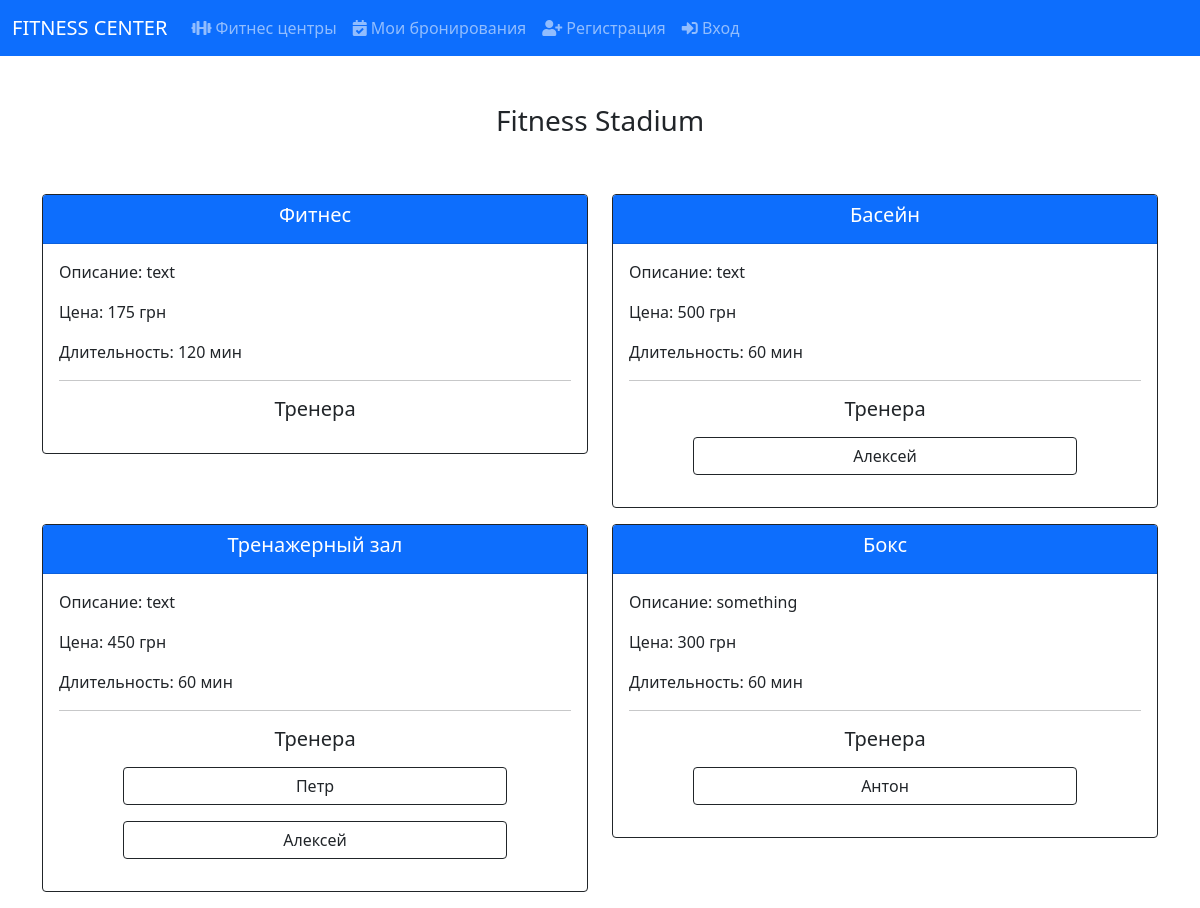
The app's page /fitness_center/1/services (signed in) with its own data.
### tables this page shows
CREATE TABLE fitness_centers (id INTEGER PRIMARY KEY AUTOINCREMENT UNIQUE NOT NULL, address TEXT NOT NULL, name TEXT NOT NULL UNIQUE, contacts TEXT NOT NULL);

CREATE TABLE services (id INTEGER PRIMARY KEY AUTOINCREMENT NOT NULL UNIQUE, name TEXT UNIQUE NOT NULL, duration INTEGER NOT NULL DEFAULT (0), description TEXT, price INTEGER NOT NULL, max_attendees INTEGER NOT NULL DEFAULT (1));

CREATE TABLE trainer_services (id INTEGER PRIMARY KEY AUTOINCREMENT NOT NULL UNIQUE, trainer_id INTEGER REFERENCES trainers (id) NOT NULL, service_id INTEGER REFERENCES services (id) NOT NULL, capacity INTEGER NOT NULL);

CREATE TABLE trainers (id INTEGER PRIMARY KEY AUTOINCREMENT UNIQUE NOT NULL, name TEXT NOT NULL, fitness_center_id INTEGER REFERENCES fitness_centers (id) NOT NULL, age INTEGER NOT NULL, gender TEXT NOT NULL);

### app.py (the view)
@app.get('/fitness_center/<int:fitness_center_id>/services')
@login_required
def get_services_page(fitness_center_id):
    user = session.get('user')
    trainer_services = {}
    with SQLiteDatabase('base.db') as db:
        services = db.select(table_name='services', method='fetchall',
                             conditions={'fitness_services.fitness_center_id': fitness_center_id},
                             columns=['services.id AS service_id', 'services.name AS service_name',
                                      'services.price', 'services.max_attendees',
                                      'services.duration', 'services.description',
                                      'fitness_centers.name AS fitness_center_name',
                                      'fitness_centers.id AS fitness_center_id'],
                             join_conditions={
                                 'fitness_services': {'service_id': 'services.id'},
                                 'fitness_centers': {'fitness_centers.id': 'fitness_services.fitness_center_id'}
                             })
        trainers = db.select(table_name='trainers', method='fetchall',
                             columns=['trainers.id AS trainer_id', 'trainers.name AS trainer_name', 'trainers.age',
                                      'trainers.gender', 'trainer_services.service_id AS service_id'],
                             conditions={'trainers.fitness_center_id': fitness_center_id},
                             join_conditions={'trainer_services': {'trainer_id': 'trainers.id'}})
        for trainer in trainers:
            if trainer['service_id'] not in trainer_services:
                trainer_services[trainer['service_id']] = {}
            trainer_services[trainer['service_id']][trainer['trainer_id']] = trainer['trainer_name']
        return render_template('services.html', title='Услуги', services=services, trainer_services=trainer_services)

### Project_utils/database_utils.py (called while the page is built)
def dict_factory(cursor, row) -> Dict[str, Any]:
    d = {}
    for idx, col in enumerate(cursor.description):
        d[col[0]] = row[idx]
    return d

    def __enter__(self):
        self.connection = sqlite3.connect(self.db_path)
        self.connection.row_factory = dict_factory
        return self

    def __exit__(self, exc_type, exc_val, exc_tb):
        if self.connection:
            self.connection.close()

### app.py (called while the page is built)
def login_required(func):
    @wraps(func)
    def wrapper(*args, **kwargs):
        if 'user' not in session:
            return redirect('/login')
        return func(*args, **kwargs)
    return wrapper

### templates/services.html
{% extends "base.html" %}
{% block body %}
    <div class="container">
        <div class="row">
            <div class="container mb-5 text-center">
                <h3>{{ services[0].fitness_center_name }}</h3>
            </div>
        </div>
        <div class="row">
            {% for service in services %}
                <div class="col-6">
                    <div class="card mb-3 border-dark">
                    <div class="card-header bg-primary text-white">
                        <h5 class="card-title text-center">{{ service.service_name }}</h5>
                    </div>
                        <div class="card-body">
                            <div class="row">
                                <p class="card-text">Описание: {{ service.description }}</p>
                                <p class="card-text">Цена: {{ service.price }} грн</p>
                                <p class="card-text">Длительность: {{ service.duration }} мин</p>
                            </div>
                            <hr>
                            <div class="row">
                                <h5 class="card-title text-center mb-3">Тренера</h5>
                            <div class="container text-center">
                                {% for service_id, trainers in trainer_services.items() %}
                                    {% if service_id == service.service_id %}
                                        {% for trainer_id, trainer_name in trainers.items() %}
                                            <a class="btn btn-outline-dark w-75 mb-3" href="/fitness_center/{{ service.fitness_center_id }}/trainers/{{ trainer_id }}/{{ service_id }}">{{ trainer_name }}</a>
                                        {% endfor %}
                                    {% endif %}
                                {% endfor %}
                            </div>
                            </div>
                        </div>
                    </div>
                </div>
            {% endfor %}
        </div>
    </div>
{% endblock %}

### records on screen
fitness_centers: name "Fitness Stadium"
services: service_name "Фитнес", description "text", price "175", duration "120"
services: service_name "Басейн", description "text", price "500", duration "60"
trainer_services: name "Алексей"
services: service_name "Тренажерный зал", description "text", price "450", duration "60"
trainer_services: name "Петр"
trainer_services: name "Алексей"
services: service_name "Бокс", description "something", price "300", duration "60"
trainer_services: name "Антон"
